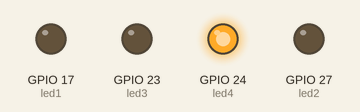
This program was run on a simulated Raspberry Pi (BCM pin numbers). Shown: output pins drawn as LEDs (lit = HIGH). The clock reads 2024-03-15 10:24:30 at power-on unless the program sets it; what the program prints to the terminal is not drawn.

Above: at 0.4 s.
At 1.6 s:
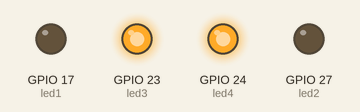
At 2.8 s:
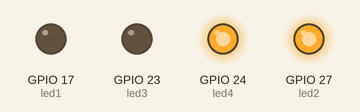
At 5.8 s:
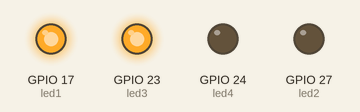
At 8.8 s:
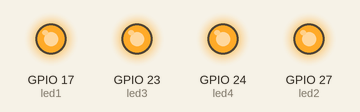
At 11.8 s:
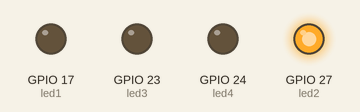
Timing chart, 0 to 12.5 s (numbered marks = the images above):
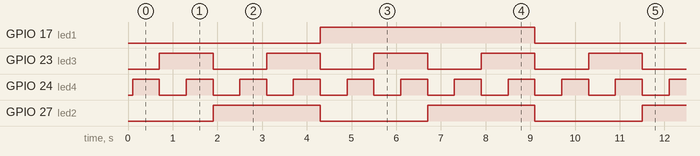

Measured:
- by itself, GPIO 17 (led1): alternates HIGH for 4.8 s and LOW for 4.8 s
- by itself, GPIO 23 (led3): alternates HIGH for 1.2 s and LOW for 1.2 s
- by itself, GPIO 24 (led4): alternates HIGH for 0.60 s and LOW for 0.60 s
- by itself, GPIO 27 (led2): alternates HIGH for 2.4 s and LOW for 2.4 s

The program:

binary_counter.py
```python
from gpiozero import LED
from time import sleep
import time

led1 = LED(17)
led2 = LED(27)
led3 = LED(23)
led4 = LED(24)

count = 0
start = time.time()
while True:
    sleep(0.1)
    if (count % 100 == 0):
        print(count)
    count = count + 1
    if (count % 2) > 0:
        led4.on()
    else:
        led4.off()
    if (count % 4) > 1:
        led3.on()
    else:
        led3.off()
    if (count % 8) > 3:
        led2.on()
    else:
        led2.off()
    if (count % 16) > 7:
        led1.on()
    else:
        led1.off()
    sleep(0.5)
    if count == 1500:
        break
end = time.time()
print("time taken:", end - start)
```
